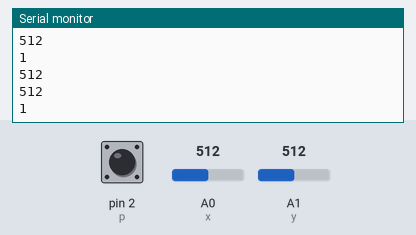
This sketch was run on a simulated Arduino Uno, built with avr-gcc and run on an emulated ATmega328P. Shown: the last lines printed to the serial monitor. The inputs (shaded band) are chosen by the test bench; at power-on: A0 (x) = 512, A1 (y) = 512, pin 2 (p) HIGH.

Above: at 2.8 s.
2.9 s: A0 (x) set to 716
At 5.0 s:
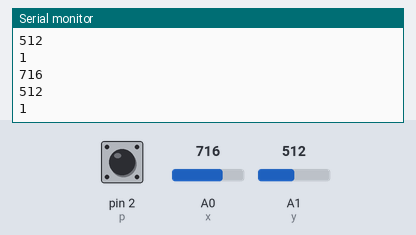
5.6 s: A1 (y) set to 306
At 6.5 s:
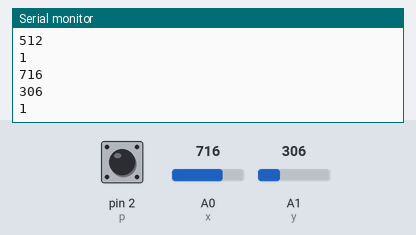
8.3 s: pin 2 (p) pulled LOW for 2.35 s
At 10.8 s:
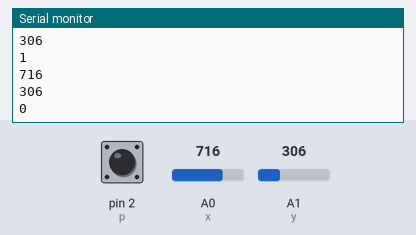
12.1 s: A0 (x) set to 900
At 14.6 s:
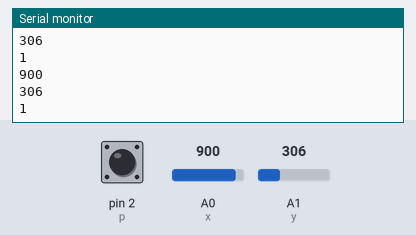
14.8 s: A1 (y) set to 122
At 16.7 s:
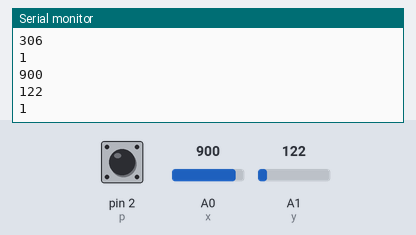
Timing chart, 0 to 18.2 s (numbered marks = the images above; inputs shaded):
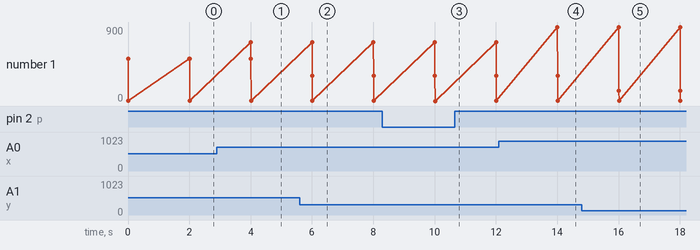

Measured:
- after the input at 2.9 s, the serial monitor: prints a new line after 1.1 s (image 1)
- after the input at 5.6 s, the serial monitor: prints a new line after 0.41 s (image 2)
- after the input at 8.3 s, the serial monitor: prints a new line after 1.7 s (image 3)
- after the input at 12.1 s, the serial monitor: prints a new line after 1.9 s (image 4)
- after the input at 14.8 s, the serial monitor: prints a new line after 1.2 s (image 5)

The sketch:

q.16.ino
```cpp
const int p=2,x=A0,y=A1;
void setup() {
 pinMode(2,INPUT_PULLUP);
 pinMode(A0,INPUT);
 pinMode(A1,INPUT);
 Serial.begin(9600);
}
int m,n,o;
void loop(){
  // put your main code here, to run repeatedly:
m=x_motion(x);
n=y_motion(y);
o=point(p);
Serial.println(m);
Serial.println(n);
Serial.println(o);
delay(2000);

}
////////////////////////////
int x_motion(int x)
{
  return analogRead(x);
}
/////////////////////////////
int y_motion(int y)
{
  return analogRead(y);
}
////////////////////////////
int point(int p)
{
  return digitalRead(p);
}
```
